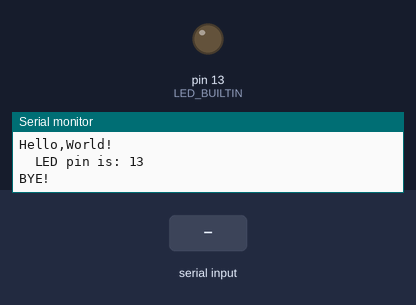
Simulated run of this sketch. Board: Arduino Uno, built with avr-gcc and run on an emulated ATmega328P. On the bench: output pins drawn as LEDs (lit = HIGH), the last lines printed to the serial monitor. Inputs (shaded band) come from the test bench.

Above: at 1.2 s.
1.3 s: "1" received over Serial
At 2.5 s:
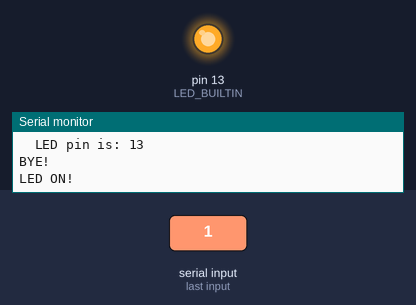
2.8 s: "0" received over Serial
At 3.7 s:
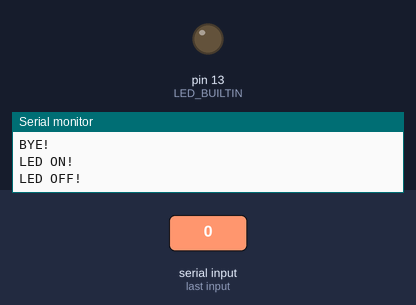
Timing chart, 0 to 5.8 s (numbered marks = the images above; inputs shaded):
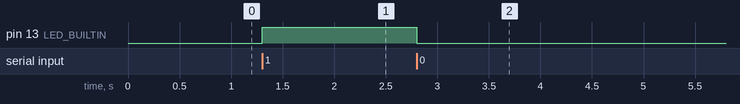

The sketch:

3_18cp1.ino
```cpp
char val;
void setup() {
  Serial.begin(9600);
  Serial.println("Hello,World!");
  Serial.print("\tLED pin is: ");
  Serial.println(LED_BUILTIN);
  Serial.println("BYE!");
  pinMode(LED_BUILTIN, OUTPUT);
}

// the loop function runs over and over again forever
void loop() {
  if(Serial.available()){
    val=Serial.read();
    if(val == '1'){
      digitalWrite(LED_BUILTIN, HIGH);
      Serial.println("LED ON!");
      }
    else if(val == '0'){
      digitalWrite(LED_BUILTIN, LOW);
      Serial.println("LED OFF!");
      }
    }
}
```

Measured:
- after the input at 1.3 s, pin 13 (LED_BUILTIN): LOW → HIGH at once
- after the input at 2.8 s, pin 13 (LED_BUILTIN): HIGH → LOW at once
